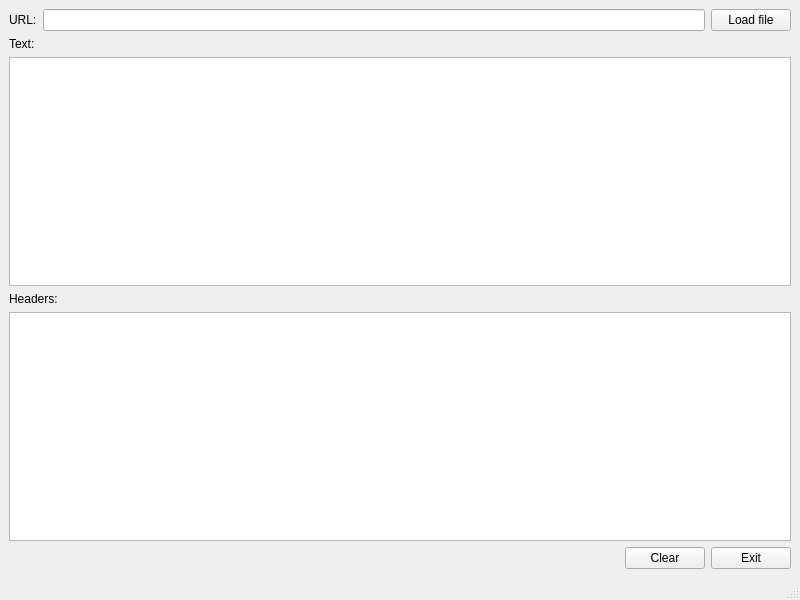
<?xml version="1.0" encoding="UTF-8"?>
<ui version="4.0">
 <class>MainWindow</class>
 <widget class="QMainWindow" name="MainWindow">
  <property name="geometry">
   <rect>
    <x>0</x>
    <y>0</y>
    <width>800</width>
    <height>600</height>
   </rect>
  </property>
  <property name="windowTitle">
   <string>File download</string>
  </property>
  <widget class="QWidget" name="centralwidget">
   <layout class="QVBoxLayout" name="verticalLayout">
    <item>
     <layout class="QHBoxLayout" name="horizontalLayout">
      <item>
       <widget class="QLabel" name="label">
        <property name="text">
         <string>URL:</string>
        </property>
       </widget>
      </item>
      <item>
       <widget class="QLineEdit" name="urllineEdit"/>
      </item>
      <item>
       <widget class="QPushButton" name="downloadPushButton">
        <property name="text">
         <string>Load file</string>
        </property>
       </widget>
      </item>
     </layout>
    </item>
    <item>
     <widget class="QLabel" name="label_2">
      <property name="text">
       <string>Text:</string>
      </property>
     </widget>
    </item>
    <item>
     <widget class="QPlainTextEdit" name="plainTextEdit">
      <property name="readOnly">
       <bool>true</bool>
      </property>
     </widget>
    </item>
    <item>
     <widget class="QLabel" name="label_3">
      <property name="text">
       <string>Headers:</string>
      </property>
     </widget>
    </item>
    <item>
     <widget class="QPlainTextEdit" name="headerPlainTextEdit">
      <property name="readOnly">
       <bool>true</bool>
      </property>
     </widget>
    </item>
    <item>
     <layout class="QHBoxLayout" name="horizontalLayout_2">
      <item>
       <spacer name="horizontalSpacer">
        <property name="orientation">
         <enum>Qt::Horizontal</enum>
        </property>
        <property name="sizeHint" stdset="0">
         <size>
          <width>40</width>
          <height>20</height>
         </size>
        </property>
       </spacer>
      </item>
      <item>
       <widget class="QPushButton" name="clearPushButton">
        <property name="text">
         <string>Clear</string>
        </property>
       </widget>
      </item>
      <item>
       <widget class="QPushButton" name="exitPushButton">
        <property name="text">
         <string>Exit</string>
        </property>
       </widget>
      </item>
     </layout>
    </item>
   </layout>
  </widget>
  <widget class="QMenuBar" name="menubar">
   <property name="geometry">
    <rect>
     <x>0</x>
     <y>0</y>
     <width>800</width>
     <height>22</height>
    </rect>
   </property>
  </widget>
  <widget class="QStatusBar" name="statusbar"/>
 </widget>
 <resources/>
 <connections/>
</ui>
